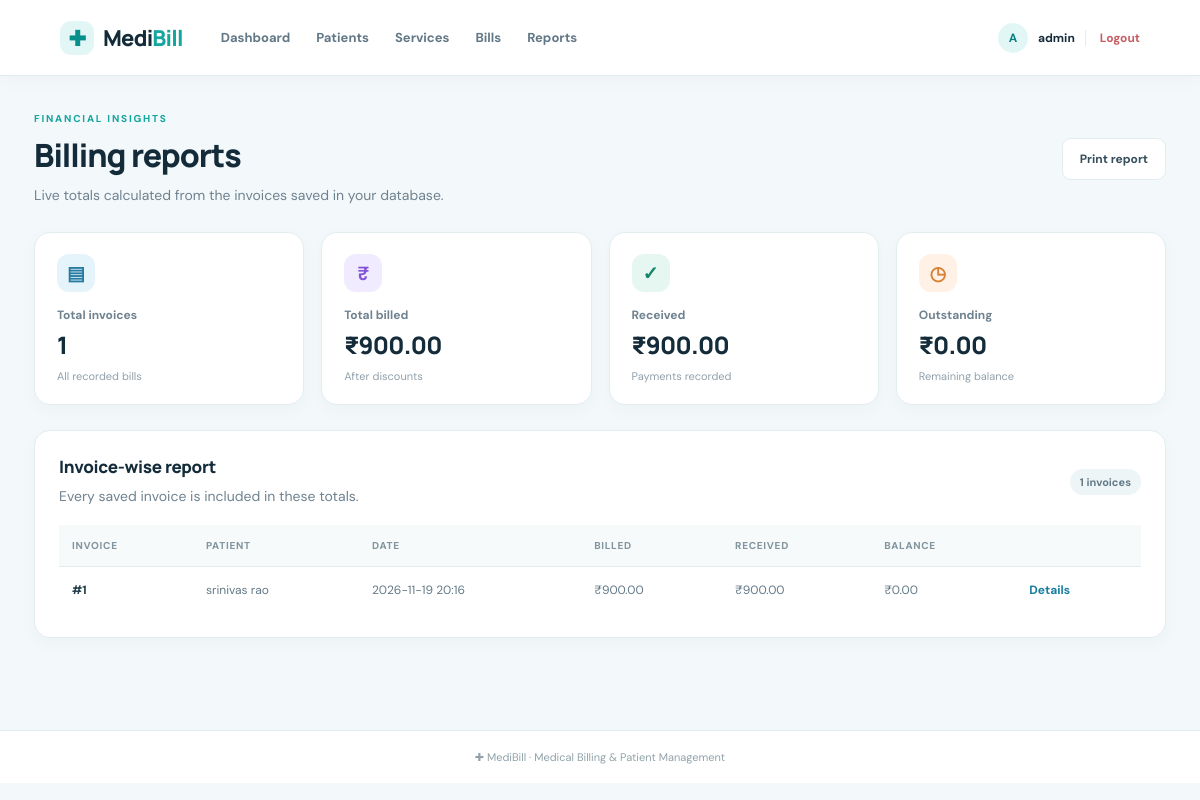
The app's page /reports (signed in) with its own data.
### tables this page shows
CREATE TABLE bills (
        id INTEGER PRIMARY KEY AUTOINCREMENT,
        patient_id INTEGER NOT NULL,
        bill_date TEXT NOT NULL,
        discount REAL NOT NULL DEFAULT 0,
        total REAL NOT NULL,
        paid REAL NOT NULL DEFAULT 0,
        notes TEXT,
        FOREIGN KEY(patient_id) REFERENCES patients(id)
    );

CREATE TABLE patients (
        id INTEGER PRIMARY KEY AUTOINCREMENT,
        name TEXT NOT NULL,
        age INTEGER,
        gender TEXT,
        phone TEXT,
        email TEXT,
        created_at TEXT NOT NULL
    );

### app.py (the view)
@app.route("/reports")
@login_required
def reports():
    db = get_db()
    summary = db.execute("""
        SELECT COUNT(*) AS bill_count,
               COALESCE(SUM(total), 0) AS billed,
               COALESCE(SUM(paid), 0) AS received,
               COALESCE(SUM(total - paid), 0) AS outstanding
        FROM bills
    """).fetchone()
    report_bills = db.execute("""
        SELECT bills.id, bills.bill_date, bills.total, bills.paid,
               (bills.total - bills.paid) AS balance,
               patients.name AS patient_name
        FROM bills JOIN patients ON patients.id = bills.patient_id
        ORDER BY bills.id DESC
    """).fetchall()
    return render_template("reports.html", summary=summary, bills=report_bills)

### app.py (called while the page is built)
def get_db():
    if "db" not in g:
        g.db = sqlite3.connect(DATABASE, timeout=15)
        g.db.row_factory = sqlite3.Row
        g.db.execute("PRAGMA foreign_keys = ON")
        g.db.execute("PRAGMA journal_mode = WAL")
    return g.db

def login_required(view):
    @wraps(view)
    def wrapped(*args, **kwargs):
        if "user_id" not in session:
            flash("Please log in to continue.", "warning")
            return redirect(url_for("login"))
        return view(*args, **kwargs)
    return wrapped

### templates/reports.html
{% extends "base.html" %}{% block title %}Reports | MediBill{% endblock %}
{% block content %}
<div class="page-heading"><div><p class="eyebrow">FINANCIAL INSIGHTS</p><h1>Billing reports</h1><p class="muted">Live totals calculated from the invoices saved in your database.</p></div><button class="button secondary no-print" onclick="window.print()">Print report</button></div>
<div class="stats-grid report-grid"><div class="stat-card"><span class="stat-icon blue">▤</span><p>Total invoices</p><h2>{{ summary.bill_count }}</h2><small>All recorded bills</small></div><div class="stat-card"><span class="stat-icon purple">₹</span><p>Total billed</p><h2>₹{{ "%.2f"|format(summary.billed) }}</h2><small>After discounts</small></div><div class="stat-card"><span class="stat-icon green">✓</span><p>Received</p><h2>₹{{ "%.2f"|format(summary.received) }}</h2><small>Payments recorded</small></div><div class="stat-card"><span class="stat-icon orange">◷</span><p>Outstanding</p><h2>₹{{ "%.2f"|format(summary.outstanding) }}</h2><small>Remaining balance</small></div></div>
<div class="content-card"><div class="section-head"><div><h2>Invoice-wise report</h2><p class="muted">Every saved invoice is included in these totals.</p></div><span class="count-pill">{{ bills|length }} invoices</span></div>
{% if bills %}<div class="table-wrap"><table><thead><tr><th>Invoice</th><th>Patient</th><th>Date</th><th>Billed</th><th>Received</th><th>Balance</th><th></th></tr></thead><tbody>{% for b in bills %}<tr><td class="strong">#{{ b.id }}</td><td>{{ b.patient_name }}</td><td>{{ b.bill_date }}</td><td>₹{{ "%.2f"|format(b.total) }}</td><td>₹{{ "%.2f"|format(b.paid) }}</td><td>₹{{ "%.2f"|format(b.balance) }}</td><td><a class="text-link" href="{{ url_for('bill_detail', bill_id=b.id) }}">Details</a></td></tr>{% endfor %}</tbody></table></div>{% else %}<div class="empty-state">No saved invoices to report yet. Generated invoices will automatically appear here.</div>{% endif %}</div>
{% endblock %}

### static/style.css (style rules this page uses)
:root { --ink:#142b3a;--muted:#6f8290;--line:#e3edf0;--bg:#f3f8fa;--blue:#167da0;--navy:#123849;--teal:#16a6a0;--green:#16866a }
* { box-sizing:border-box }
body { margin:0;background:var(--bg);color:var(--ink);font-family:'DM Sans',Arial,sans-serif;font-size:14px }
a { color:inherit;text-decoration:none }
.topbar nav a:hover,.text-link { color:var(--blue) }
.page-heading { display:flex;align-items:center;justify-content:space-between;gap:20px;margin-bottom:26px }
.eyebrow { font-size:10px;font-weight:800;letter-spacing:1.8px;color:var(--teal);margin:0 0 8px }
.page-heading h1,.welcome-banner h1 { font:800 32px Manrope,sans-serif;letter-spacing:-1px;margin:0 }
.muted { color:var(--muted);line-height:1.6;margin:7px 0 0 }
.button { display:inline-flex;align-items:center;justify-content:center;border:0;border-radius:9px;padding:12px 17px;font:700 12px 'DM Sans',sans-serif;cursor:pointer;white-space:nowrap }
.secondary { background:#fff;color:#344e5b;border:1px solid var(--line) }
.stats-grid { display:grid;grid-template-columns:repeat(4,1fr);gap:17px;margin:22px 0 25px }
.stat-card,.content-card { background:#fff;border:1px solid var(--line);border-radius:16px;box-shadow:0 5px 18px #12384908 }
.stat-card { padding:21px 22px;min-width:0 }
.stat-icon { width:38px;height:38px;border-radius:12px;display:grid;place-items:center;font-size:19px;font-weight:700 }
.blue { background:#e5f3fa;color:#247aa0 }
.purple { background:#f0ebff;color:#8154d9 }
.green { background:#e5f7f0;color:#16866a }
.orange { background:#fff1e5;color:#d68135 }
.stat-card p { color:var(--muted);font-size:12px;font-weight:700;margin:15px 0 5px }
.stat-card h2 { font:800 24px Manrope,sans-serif;letter-spacing:-.7px;margin:0;overflow-wrap:anywhere }
.stat-card small { display:block;color:#91a0aa;font-size:11px;margin-top:8px }
.content-card { padding:24px;margin-bottom:22px }
.content-card h2 { font:800 17px Manrope,sans-serif;margin:0 0 14px;letter-spacing:-.3px }
.section-head { display:flex;align-items:center;justify-content:space-between;gap:12px;margin-bottom:17px }
.section-head h2 { margin:0 }
.count-pill { background:#edf5f7;color:#647b87;border-radius:30px;padding:6px 10px;font-size:11px;font-weight:700 }
.table-wrap { width:100%;overflow-x:auto }
table { border-collapse:collapse;width:100%;white-space:nowrap }
th { text-align:left;color:#82949e;text-transform:uppercase;letter-spacing:.7px;font-size:10px;font-weight:800;background:#f7fafb;padding:14px 13px;border-bottom:1px solid var(--line) }
td { padding:15px 13px;border-bottom:1px solid #edf2f4;color:#637987;font-size:12px }
tbody tr:last-child td { border-bottom:0 }
.strong { font-weight:700;color:#263f4c }
.text-link { font-weight:700;font-size:12px }

### records on screen
bills: id "1", patient_name "srinivas rao", bill_date "2026-11-19 20:16", total "900.00", paid "900.00", balance "0.00"

### other values on screen
{{ session.get('username','U')[0]|upper }} "A"
{{ session.get('username') }} "admin"
{{ summary.bill_count }} "1"
{{ "%.2f"|format(summary.billed) }} "900.00"
{{ "%.2f"|format(summary.received) }} "900.00"
{{ "%.2f"|format(summary.outstanding) }} "0.00"
{{ bills|length }} "1"
